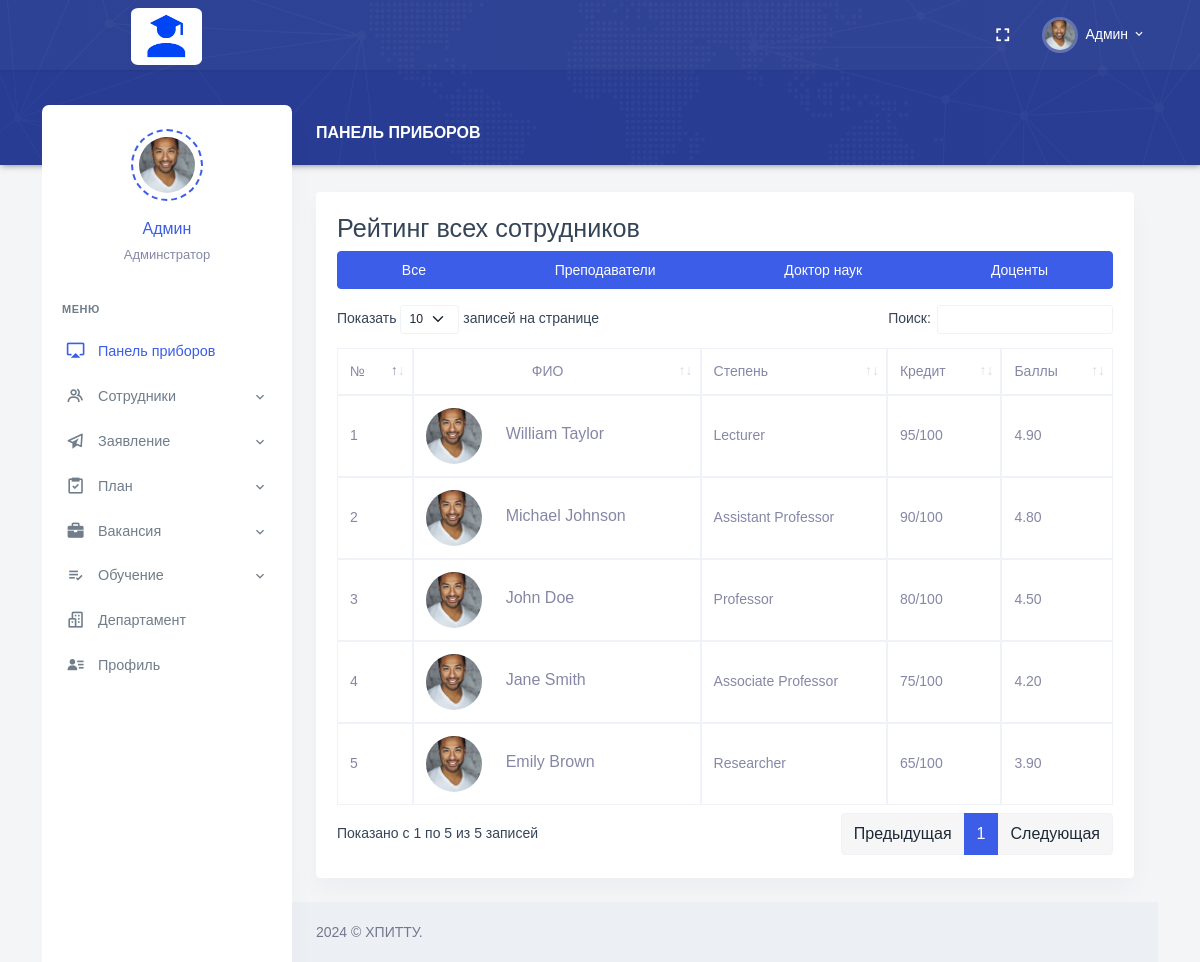
/University_HR/index.php, run on the app's committed database.
### tables this page shows
CREATE TABLE `ratings` (
  `Rating_Id` int NOT NULL,
  `Employee_Id` int DEFAULT NULL,
  `Credit_Done` int DEFAULT NULL,
  `Credit_Full` int DEFAULT NULL,
  `Rating` decimal(3,2) DEFAULT NULL,
  PRIMARY KEY (`Rating_Id`),
  KEY `Employee_Id` (`Employee_Id`),
  CONSTRAINT `ratings_ibfk_1` FOREIGN KEY (`Employee_Id`) REFERENCES `employees` (`Employee_Id`) ON DELETE CASCADE ON UPDATE CASCADE
);

CREATE TABLE `employees` (
  `Employee_Id` int NOT NULL AUTO_INCREMENT,
  `Full_Name` varchar(255) DEFAULT NULL,
  `Date_of_Birth` date DEFAULT NULL,
  `Place_of_Birth` varchar(255) DEFAULT NULL,
  `Position_Id` int DEFAULT NULL,
  `Degree_Id` int DEFAULT NULL,
  `Faculty_Id` int DEFAULT NULL,
  `Department_Id` int DEFAULT NULL,
  `User_Role_Id` int DEFAULT NULL,
  `Email` varchar(255) DEFAULT NULL,
  `Phone_Number` varchar(20) DEFAULT NULL,
  `Employee_Number` varchar(20) DEFAULT NULL,
  `Date_Added` date DEFAULT NULL,
  `Path_Photo` varchar(255) DEFAULT NULL,
  `Username` varchar(255) DEFAULT NULL,
  `Password` varchar(255) DEFAULT NULL,
  PRIMARY KEY (`Employee_Id`),
  KEY `Degree_Id` (`Degree_Id`),
  KEY `Faculty_Id` (`Faculty_Id`),
  KEY `Department_Id` (`Department_Id`),
  KEY `User_Role_Id` (`User_Role_Id`),
  KEY `employees_ibfk_1` (`Position_Id`),
  CONSTRAINT `employees_ibfk_1` FOREIGN KEY (`Position_Id`) REFERENCES `positions` (`Position_Id`) ON DELETE CASCADE ON UPDATE CASCADE,
  CONSTRAINT `employees_ibfk_2` FOREIGN KEY (`Degree_Id`) REFERENCES `degrees` (`Degree_Id`) ON DELETE CASCADE ON UPDATE CASCADE,
  CONSTRAINT `employees_ibfk_3` FOREIGN KEY (`Faculty_Id`) REFERENCES `faculties` (`Faculty_Id`) ON DELETE CASCADE ON UPDATE CASCADE,
  CONSTRAINT `employees_ibfk_4` FOREIGN KEY (`Department_Id`) REFERENCES `departments` (`Department_Id`) ON DELETE CASCADE ON UPDATE CASCADE,
  CONSTRAINT `employees_ibfk_5` FOREIGN KEY (`User_Role_Id`) REFERENCES `user_roles` (`User_Role_Id`) ON DELETE CASCADE ON UPDATE CASCADE
);

CREATE TABLE `positions` (
  `Position_Id` int NOT NULL,
  `Position_Name` varchar(255) DEFAULT NULL,
  PRIMARY KEY (`Position_Id`)
);

### University_HR/index.php (the view, shortened to what this page needs)
<?php
require_once "header.php";
?>
<div class="main-content">
    <div class="page-content">
        <div class="row">
            <div class="col-12">
                <div class="page-title-box d-flex align-items-center justify-content-between">
                    <h4 class="page-title mb-0 font-size-18">Панель приборов</h4>
                </div>
            </div>
        </div>
        <div class="row">
            <div class="col-lg-12">
                <div class="card">
                    <div class="card-body">
                        <div class="table-responsive">
                            <h3>Рейтинг всех сотрудников</h3>
                            <div class="btn-group mb-3 d-flex justify-content-end">
                                <button type="button" class="btn btn-primary filterBtn" data-filter="all">Все</button>
                                <button type="button" class="btn btn-primary filterBtn"
                                    data-filter="Преподаватели">Преподаватели</button>
                                <button type="button" class="btn btn-primary filterBtn" data-filter="Доктор наук">Доктор
                                    наук</button>
                                <button type="button" class="btn btn-primary filterBtn"
                                    data-filter="Доценты">Доценты</button>
                            </div>
                            <div class="table-responsive">
                                <table id="datatable" class="table table-bordered dt-responsive nowrap"
                                    style="border-collapse: collapse; border-spacing: 0; width: 100%;">
                                    <thead>
                                        <tr>
                                            <th>№</th>
                                            <th class="text-center">ФИО</th>
                                            <th>Степень</th>
                                            <th>Кредит</th>
                                            <th>Баллы</th>
                                        </tr>
                                    </thead>
                                    <tbody>
                                        <?php
                                                $servername = "localhost";
                                                $username = "root";
                                                $password = "root";
                                                $database = "university_hr";
                                                $conn = new mysqli($servername, $username, $password, $database);
                                                $sql = "select r.Rating_Id as Id, IFNULL(e.Path_Photo, '') as Path, e.Full_Name as FullName,pos.Position_Name as Position,CONCAT(r.Credit_Done, '/', r.Credit_Full) as Credit,r.Rating from ratings r
                                                left join employees e on r.Employee_Id = e.Employee_Id
                                                left join positions pos on e.Employee_Id = pos.Position_Id
                                                order by Rating desc";
                                                $result = $conn->query($sql);
                                                $count =0;
                                                if ($result->num_rows > 0) {
                                                    while ($row = $result->fetch_assoc()) {
                                                        $count++;
                                                        if ($row["Path"] == "") {
                                                            $row["Path"]= "user.jpg";
                                                        }
                                                        echo "<tr>".
                                                            "   <td class='align-middle'>".$count."</td>".
                                                            "   <td class='align-middle'>".
                                                            "   <div class='d-flex align-items-center'>".
                                                            "       <div class='me-4'> ".
                                                            "           <img src='Photo/".$row["Path"]."' alt='' class='avatar-sm rounded-circle'>".
                                                            "       </div>".
                                                            "       <div>".
                                                            "           <h5 class='font-size-16 mb-1'>".$row["FullName"]."</h5>".
                                                            "       </div>".
                                                            "   </div>".
                                                            "    </td>".
                                                            "   <td class='align-middle'>".$row["Position"]."</td>".
                                                            "   <td class='align-middle'>".$row["Credit"]."</td>".
                                                            "   <td class='align-middle'>".$row["Rating"]."</td>".
                                                            "</tr>";
                                                    }
                                                }
                                            ?>
                                    </tbody>
                                </table>
                            </div>
                        </div>
                    </div>
                </div>
            </div>
            <?php
require_once "footer.php";
?>

### University_HR/header.php (shortened to what this page needs)
<!doctype html>
<html lang="en">
<head>
    <link href="../assets/css/bootstrap.min.css" id="bootstrap-style" rel="stylesheet" type="text/css" />
    <link href="../assets/css/app.min.css" id="app-style" rel="stylesheet" type="text/css" />
    <link href="../assets/libs/datatables.net-bs4/css/dataTables.bootstrap4.min.css" rel="stylesheet" type="text/css" />
    <link href="../assets/libs/datatables.net-buttons-bs4/css/buttons.bootstrap4.min.css" rel="stylesheet" type="text/css" />
    <link href="../assets/libs/datatables.net-responsive-bs4/css/responsive.bootstrap4.min.css" rel="stylesheet" type="text/css" />
    <link href="../assets/css/icons.min.css" rel="stylesheet" type="text/css" />
</head>
<body data-layout="detached" data-topbar="colored">
    <div class="container-fluid">
        <div id="layout-wrapper">
            <header id="page-topbar">
                <div class="navbar-header">
                    <div class="container-fluid">
                        <div class="float-end">
                            <div class="dropdown d-none d-lg-inline-block ms-1">
                                <button type="button" class="btn header-item noti-icon waves-effect"
                                    data-toggle="fullscreen">
                                    <i class="mdi mdi-fullscreen"></i>
                                </button>
                            </div>
                            <div class="dropdown d-inline-block">
                                <button type="button" class="btn header-item waves-effect"
                                    id="page-header-user-dropdown" data-bs-toggle="dropdown" aria-haspopup="true"
                                    aria-expanded="false">
                                    <img class="rounded-circle header-profile-user"
                                        src="../assets/images/users/avatar-2.jpg" alt="Header Avatar">
                                    <span class="d-none d-xl-inline-block ms-1">Админ</span>
                                    <i class="mdi mdi-chevron-down d-none d-xl-inline-block"></i>
                                </button>
                            </div>
                        </div>
                        <div>
                            <div class="navbar-brand-box">
                                <a href="index.php" class="logo logo-light" style="margin-left: 65px;">
                                    <span class="logo-lg">
                                        <img src="../assets/images/LogoEX.png" alt="" height="57"
                                            style="border-radius: 10%;">
                                    </span>
                                </a>
                            </div>
                        </div>
                    </div>
            </header>
            <div class="vertical-menu">
                <div class="h-100">
                    <div class="user-wid text-center py-4">
                        <div class="user-img">
                            <img src="../assets/images/users/avatar-2.jpg" alt=""
                                class="avatar-md mx-auto rounded-circle">
                        </div>
                        <div class="mt-3">
                            <a href="#" class="text-reset fw-medium font-size-16">Админ</a>
                            <p class="text-muted mt-1 mb-0 font-size-13">Админстратор</p>
                        </div>
                    </div>
                    <div id="sidebar-menu">
                        <ul class="metismenu list-unstyled" id="side-menu">
                            <li class="menu-title">Меню</li>
                            <li>
                                <a href="index.php" class="waves-effect">
                                    <i class="mdi mdi-airplay"></i>
                                    <span>Панель приборов</span>
                                </a>
                            </li>
                            <li>
                                <a href="javascript: void(0);" class="has-arrow waves-effect">
                                    <i class="bx bx-group"></i>
                                    <span>Сотрудники</span>
                                </a>
                            </li>
                            <li>
                                <a href="javascript: void(0);" class="has-arrow waves-effect">
                                    <i class="bx bx-paper-plane"></i>
                                    <span>Заявление</span>
                                </a>
                            </li>
                            <li>
                                <a href="javascript: void(0);" class="has-arrow waves-effect">
                                    <i class="bx bx-task"></i>
                                    <span>План</span>
                                </a>
                            </li>
                            <li>
                                <a href="javascript: void(0);" class="has-arrow waves-effect">
                                    <i class="bx bxs-briefcase"></i>
                                    <span>Вакансия</span>
                                </a>
                            </li>
                            <li>
                                <a href="javascript: void(0);" class="has-arrow waves-effect">
                                    <i class="bx bx-list-check"></i>
                                    <span>Обучение</span>
                                </a>
                            </li>
                            <li>
                                <a href="departament.php" class="waves-effect">
                                    <i class="bx bx-buildings"></i>
                                    <span>Департамент</span>
                                </a>
                            </li>
                            <li>
                                <a href="profile.php" class="waves-effect">
                                    <i class="bx bxs-user-detail"></i>
                                    <span>Профиль</span>
                                </a>
                            </li>
                    </div>
                </div>
            </div>

### University_HR/footer.php (shortened to what this page needs)
<footer class="footer">
                <div class="container-fluid">
                    <div class="row">
                        <div class="col-sm-6">
                            <script>document.write(new Date().getFullYear())</script> © ХПИТТУ.
                        </div>
                        <div class="col-sm-6">
                        </div>
                    </div>
                </div>
            </footer>
        </div>
    </div>
</div>
</div>
</body>
</html>

### data on the page
ratings: Employee_Id.Full_Name "William Taylor", positions.Position_Name "Lecturer", Credit "95/100", Rating "4.90"
ratings: Employee_Id.Full_Name "Michael Johnson", positions.Position_Name "Assistant Professor", Credit "90/100", Rating "4.80"
ratings: Employee_Id.Full_Name "John Doe", positions.Position_Name "Professor", Credit "80/100", Rating "4.50"
ratings: Employee_Id.Full_Name "Jane Smith", positions.Position_Name "Associate Professor", Credit "75/100", Rating "4.20"
ratings: Employee_Id.Full_Name "Emily Brown", positions.Position_Name "Researcher", Credit "65/100", Rating "3.90"
